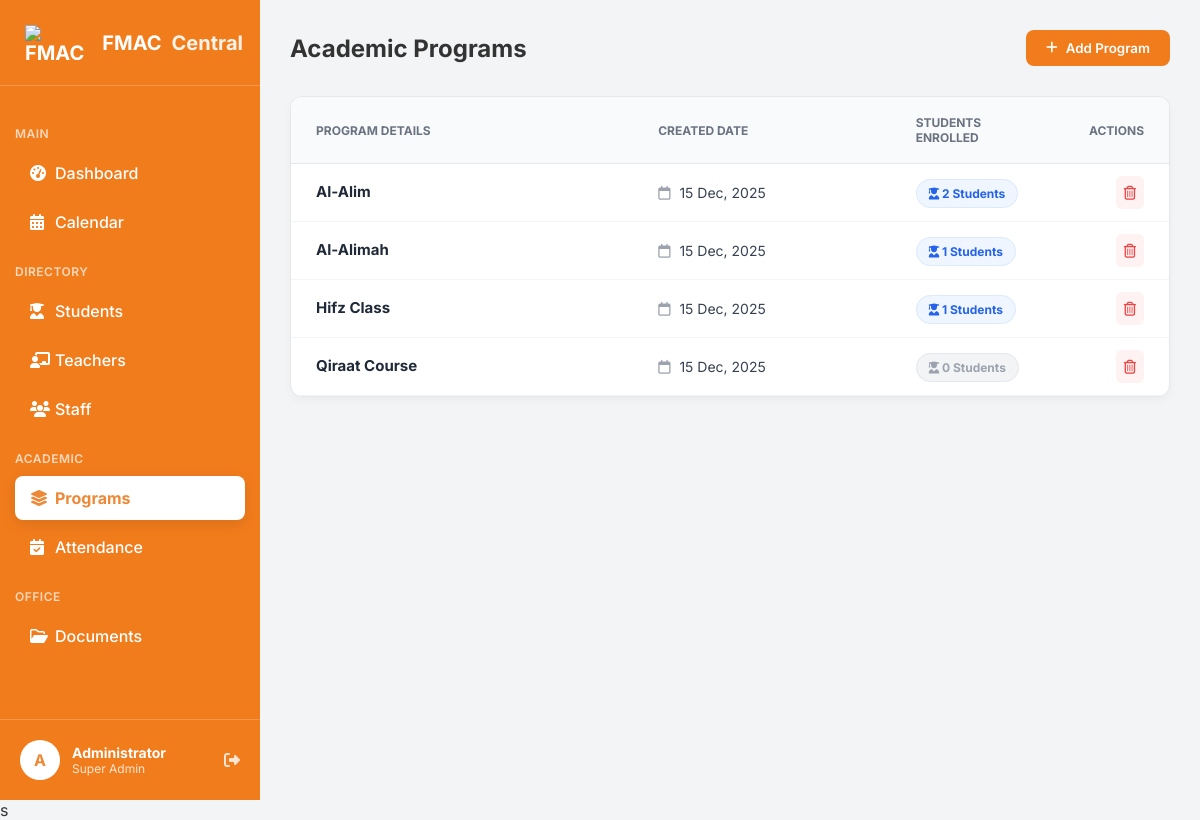
/programs.php (signed in), run on the app's committed database.
### tables this page shows
CREATE TABLE `programs` (
  `program_id` int(11) NOT NULL,
  `program_name` varchar(100) NOT NULL,
  `description` varchar(255) DEFAULT NULL,
  `created_at` timestamp NOT NULL DEFAULT current_timestamp()
);

### programs.php (the view, shortened to what this page needs)
<?php
include 'db_conn.php';
$query = "SELECT p.*,
          (SELECT COUNT(*) FROM students s WHERE s.class_year LIKE CONCAT('%', p.program_name, '%') AND s.status='Active') as student_count
          FROM programs p
          ORDER BY p.program_name ASC";
$result = mysqli_query($conn, $query);
?>
<!DOCTYPE html>
<html lang="en">
<head>
    <link rel="stylesheet" href="https://cdnjs.cloudflare.com/ajax/libs/font-awesome/6.4.0/css/all.min.css">
    <link rel="stylesheet" href="dashboard.css">
</head>
<body>
    <div class="dashboard-container">
        <?php $page = 'programs';
        include 'sidebar.php'; ?>
        <main class="main-content">
            <header class="top-header">
                <h2>Academic Programs</h2>
                <button class="btn-add" onclick="openModal()">
                    <i class="fa-solid fa-plus"></i> Add Program
                </button>
            </header>
            <div class="table-container">
                <table class="prog-table">
                    <thead>
                        <tr>
                            <th width="40%">Program Details</th>
                            <th width="30%">Created Date</th>
                            <th width="20%">Students Enrolled</th>
                            <th width="10%" style="text-align:right;">Actions</th>
                        </tr>
                    </thead>
                    <tbody>
                        <?php if (mysqli_num_rows($result) > 0): ?>
                            <?php while ($row = mysqli_fetch_assoc($result)):
                                $count = $row['student_count'];
                                $badge_class = ($count > 0) ? 'count-badge' : 'count-badge count-zero';
                            ?>
                                <tr>
                                    <td>
                                        <div class="prog-name"><?php echo $row['program_name']; ?></div>
                                    </td>
                                    <td>
                                        <i class="fa-regular fa-calendar" style="color:#9CA3AF; margin-right:5px;"></i>
                                        <?php echo date('d M, Y', strtotime($row['created_at'])); ?>
                                    </td>
                                    <td>
                                        <span class="<?php echo $badge_class; ?>">
                                            <i class="fa-solid fa-user-graduate"></i> <?php echo $count; ?> Students
                                        </span>
                                    </td>
                                    <td style="text-align:right;">
                                        <a href="programs.php?delete_id=<?php echo $row['program_id']; ?>" class="btn-del" onclick="return confirm('Delete this program?')" title="Delete">
                                            <i class="fa-regular fa-trash-can"></i>
                                        </a>
                                    </td>
                                </tr>
                            <?php endwhile; ?>
                        <?php else: ?>
                            <tr>
                                <td colspan="4" style="text-align:center; padding:30px; color:#9CA3AF;">No programs found.</td>
                            </tr>
                        <?php endif; ?>
                    </tbody>
                </table>
            </div>
        </main>
    </div>
</body>
</html>s

### dashboard.css (style rules this page uses)
* { margin: 0; padding: 0; box-sizing: border-box; font-family: 'Inter', sans-serif; }
body { background-color: #F3F4F6; color: #333; }
.dashboard-container { display: flex; min-height: 100vh; }
.main-content { margin-left: 260px; flex: 1; padding: 30px; }
.top-header { display: flex; justify-content: space-between; align-items: center; margin-bottom: 30px; }
.top-header h2 { font-size: 24px; font-weight: 700; }

### programs.php (style rules this page uses)
.table-container { background: white; border-radius: 12px; border: 1px solid #E5E7EB; overflow: hidden; box-shadow: 0 4px 10px rgba(0, 0, 0, 0.03); }
.prog-table { width: 100%; border-collapse: collapse; }
.prog-table th { text-align: left; padding: 18px 25px; font-size: 12px; font-weight: 700; color: #6B7280; text-transform: uppercase; border-bottom: 1px solid #E5E7EB; background: #F8FAFC; }
.prog-table td { padding: 18px 25px; border-bottom: 1px solid #F3F4F6; vertical-align: middle; color: #374151; font-size: 14px; }
.prog-name { font-weight: 700; color: #1F2937; font-size: 15px; }
.count-badge { background: #EFF6FF; color: #2563EB; padding: 6px 12px; border-radius: 20px; font-size: 12px; font-weight: 700; border: 1px solid #DBEAFE; }
.count-zero { background: #F3F4F6; color: #9CA3AF; border-color: #E5E7EB; }
.btn-add { background-color: #f17c1c; color: white; padding: 10px 20px; border-radius: 8px; text-decoration: none; font-weight: 600; display: inline-flex; align-items: center; gap: 8px; border: none; cursor: pointer; }
.btn-del { color: #EF4444; background: #FEF2F2; padding: 8px; border-radius: 6px; transition: 0.2s; }

### data on the page
programs: program_name "Al-Alim", created_at "15 Dec, 2025", count "2"
programs: program_name "Al-Alimah", created_at "15 Dec, 2025", count "1"
programs: program_name "Hifz Class", created_at "15 Dec, 2025", count "1"
programs: program_name "Qiraat Course", created_at "15 Dec, 2025", count "0"
